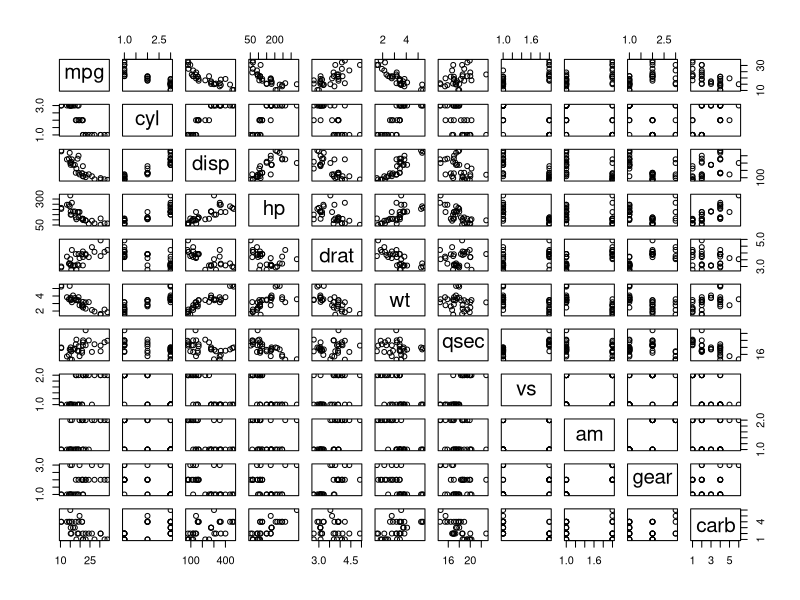
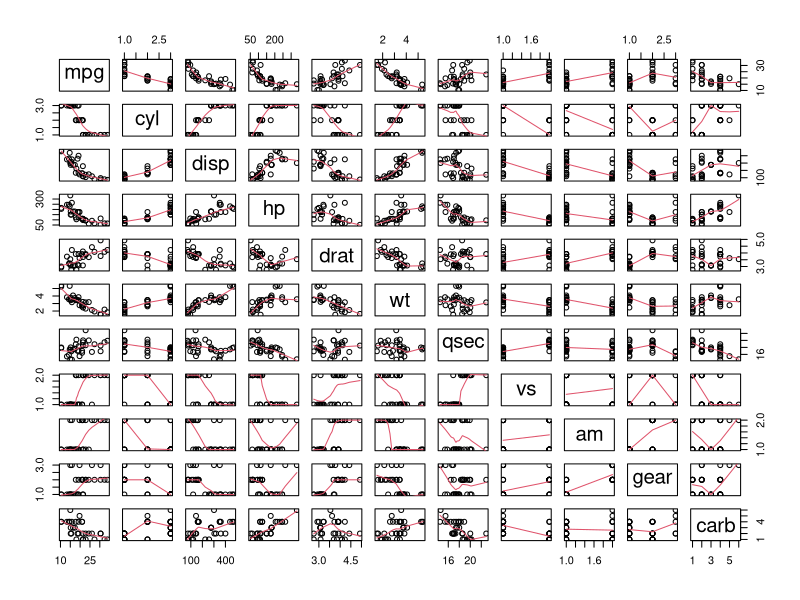
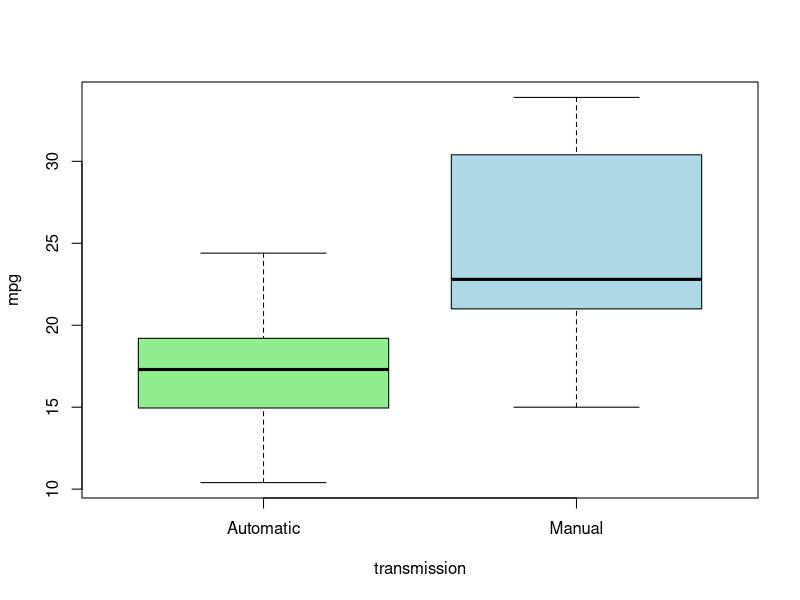
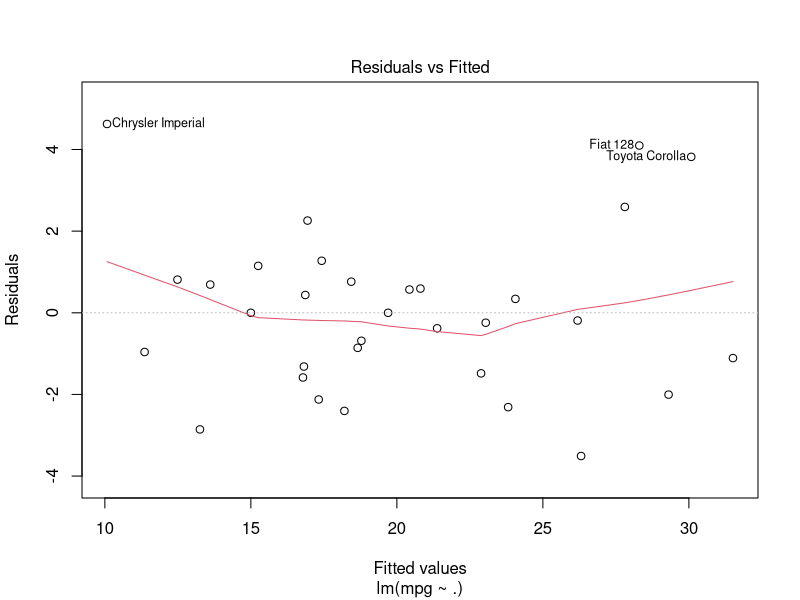
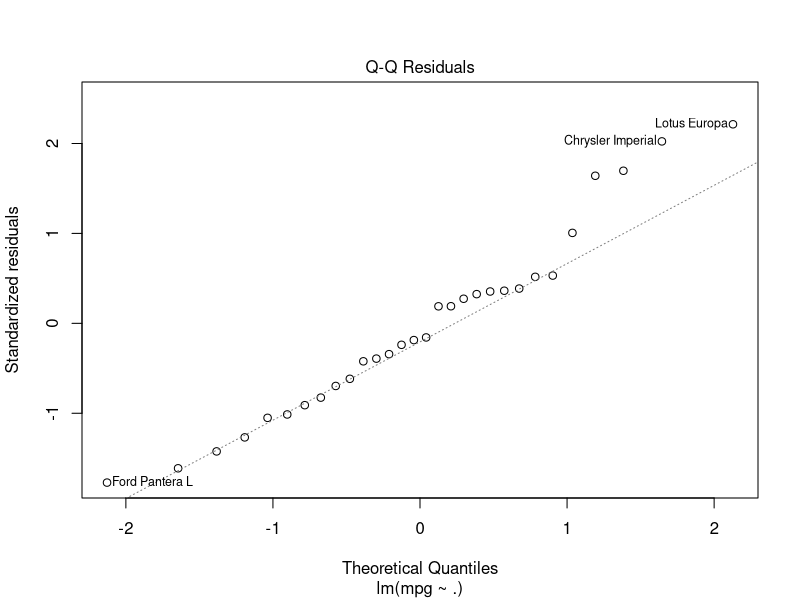
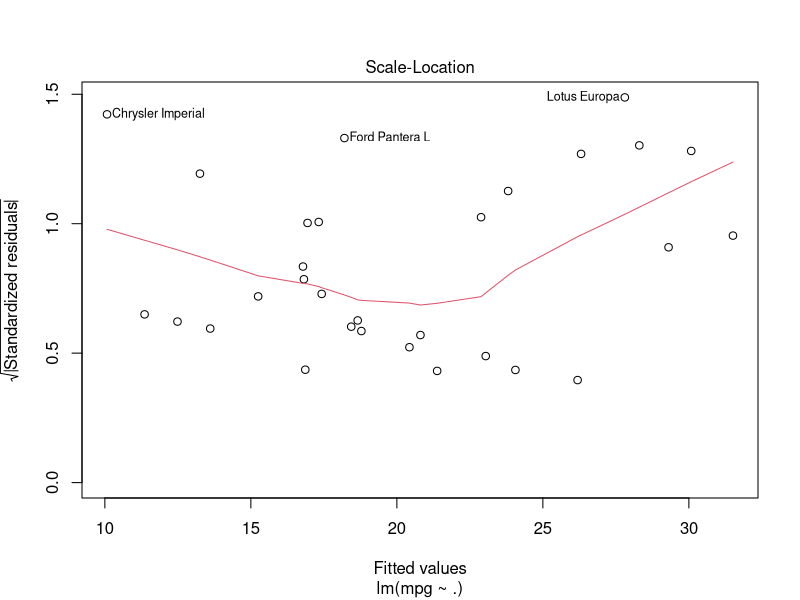
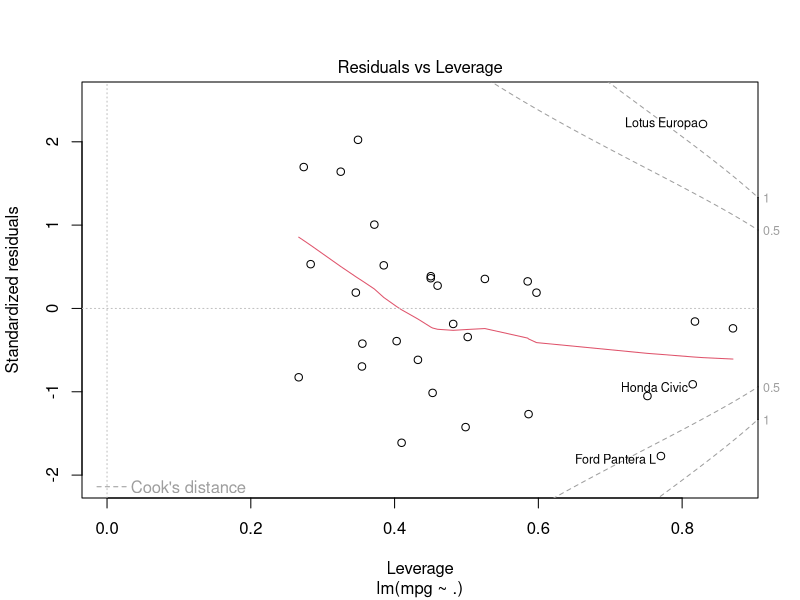
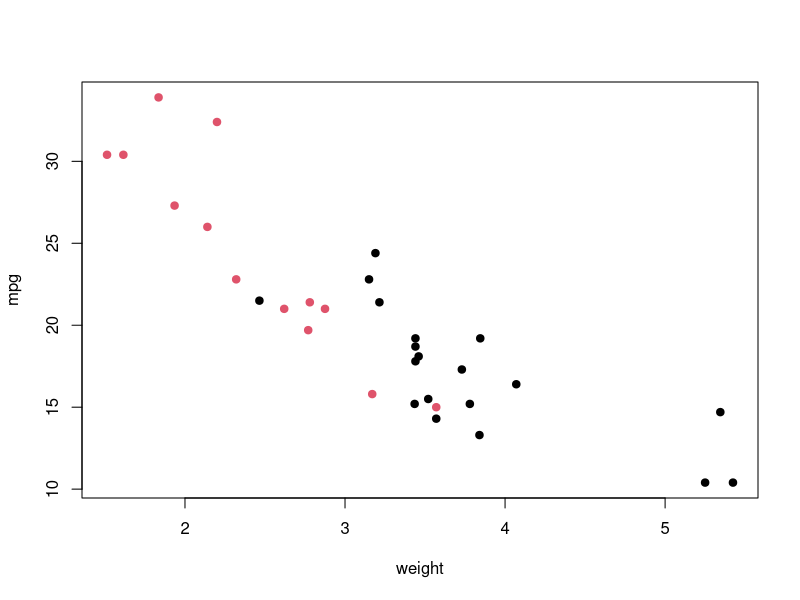

Here is the R script that generated these plots, in order:
library(ggplot2)
library(GGally)

ds <- mtcars
str(ds)
summary(ds)
head(ds)
ds$cyl <- as.factor(ds$cyl)
ds$vs <- as.factor(ds$vs)
ds$am <- factor(ds$am,labels=c('Automatic','Manual'))
ds$gear <- as.factor(ds$gear)
ds$carb <- as.factor(ds$carb)
str(ds)

plot(ds)
pairs(ds, panel = panel.smooth)

plot(ds$am,ds$mpg,col=c('lightgreen','lightblue'),xlab='transmission', ylab='mpg')

mdl <- lm(mpg ~ .,ds)
summary(mdl)
plot(mdl)

plot(ds$wt,ds$mpg,pch=19,col=ds$am,xlab='weight', ylab='mpg')
# abline(h=mean(ds$mpg))
# abline(v=mean(ds$wt))

plot(ds$cyl,ds$mpg,pch=19,col=ds$am,xlab='cylinder', ylab='mpg')

plot(ds$hp,ds$mpg,pch=19,col=ds$am,xlab='hp', ylab='mpg')

plot(ds$gear,ds$mpg,pch=19,col=ds$am,xlab='gear', ylab='mpg')

plot(ds$carb,ds$mpg,pch=19,col='red',xlab='carb', ylab='mpg')

plot(ds$disp,ds$mpg,pch=19,col=ds$am,xlab='disp', ylab='mpg')

pairs(ds,lower.panel = panel.smooth)
